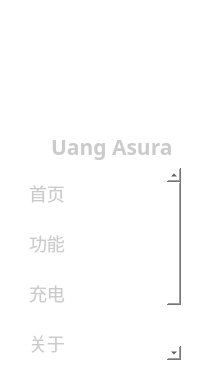
    <widget class="QWidget" name="navWidget" native="true">
     <property name="styleSheet">
      <string notr="true">QWidget{
	background-color: #ffffff;
	border-radius: 10px;
}</string>
     </property>
     <layout class="QVBoxLayout" name="verticalLayout" stretch="1,1,12">
      <item>
       <layout class="QHBoxLayout" name="qHBoxLayout1">
        <item>
         <spacer name="horizontalSpacer1">
          <property name="orientation">
           <enum>Qt::Orientation::Horizontal</enum>
          </property>
          <property name="sizeType">
           <enum>QSizePolicy::Policy::Fixed</enum>
          </property>
          <property name="sizeHint" stdset="0">
           <size>
            <width>10</width>
            <height>20</height>
           </size>
          </property>
         </spacer>
        </item>
        <item>
         <widget class="QLabel" name="logoLabel1">
          <property name="minimumSize">
           <size>
            <width>115</width>
            <height>115</height>
           </size>
          </property>
          <property name="maximumSize">
           <size>
            <width>115</width>
            <height>115</height>
           </size>
          </property>
          <property name="text">
           <string/>
          </property>
          <property name="pixmap">
           <pixmap resource="MainWidget.qrc">:/login/res/login/Login.png</pixmap>
          </property>
          <property name="scaledContents">
           <bool>true</bool>
          </property>
         </widget>
        </item>
        <item>
         <spacer name="horizontalSpacer2">
          <property name="orientation">
           <enum>Qt::Orientation::Horizontal</enum>
          </property>
          <property name="sizeType">
           <enum>QSizePolicy::Policy::Fixed</enum>
          </property>
          <property name="sizeHint" stdset="0">
           <size>
            <width>10</width>
            <height>20</height>
           </size>
          </property>
         </spacer>
        </item>
       </layout>
      </item>
      <item>
       <layout class="QHBoxLayout" name="qHBoxLayout2">
        <item>
         <spacer name="horizontalSpacer3">
          <property name="orientation">
           <enum>Qt::Orientation::Horizontal</enum>
          </property>
          <property name="sizeHint" stdset="0">
           <size>
            <width>40</width>
            <height>20</height>
           </size>
          </property>
         </spacer>
        </item>
        <item>
         <widget class="QLabel" name="titleLabel1">
          <property name="font">
           <font>
            <family>微软雅黑</family>
            <pointsize>16</pointsize>
            <italic>false</italic>
            <bold>true</bold>
           </font>
          </property>
          <property name="styleSheet">
           <string notr="true">QLabel{
	color: #cbcbcb;
	background-color: rgba(255,255,255,0.7);
}</string>
          </property>
          <property name="text">
           <string>Uang Asura</string>
          </property>
         </widget>
        </item>
        <item>
         <spacer name="horizontalSpacer4">
          <property name="orientation">
           <enum>Qt::Orientation::Horizontal</enum>
          </property>
          <property name="sizeHint" stdset="0">
           <size>
            <width>40</width>
            <height>20</height>
           </size>
          </property>
         </spacer>
        </item>
       </layout>
      </item>
      <item>
       <widget class="QListWidget" name="NavListWidget">
        <property name="minimumSize">
         <size>
          <width>170</width>
          <height>0</height>
         </size>
        </property>
        <property name="maximumSize">
         <size>
          <width>170</width>
          <height>16777215</height>
         </size>
        </property>
        <property name="styleSheet">
         <string notr="true">QListWidget{
	background-color: rgba(255,255,255,0.7);
	border: 0px;
	outline: none;		
	font-size: 18px;
}

QListWidget::item{
	height: 50px;
	padding: 0px 15px;
	border-radius: 6px;
	color: #cbcbcb;
}

QListWidget::item:selected{
	background-color: #edf7fe;
	border-right: 2px solid #dc708d;
}</string>
        </property>
        <property name="iconSize">
         <size>
          <width>23</width>
          <height>23</height>
         </size>
        </property>
        <item>
         <property name="text">
          <string>首页</string>
         </property>
         <property name="icon">
          <iconset>
           <selectedoff>:/icons/res/icons/首页.png</selectedoff>
          </iconset>
         </property>
        </item>
        <item>
         <property name="text">
          <string>功能</string>
         </property>
         <property name="icon">
          <iconset>
           <selectedoff>:/icons/res/icons/功能管理.png</selectedoff>
          </iconset>
         </property>
        </item>
        <item>
         <property name="text">
          <string>充电</string>
         </property>
         <property name="icon">
          <iconset>
           <selectedoff>:/icons/res/icons/特点_闪电发货.png</selectedoff>
          </iconset>
         </property>
        </item>
        <item>
         <property name="text">
          <string>关于</string>
         </property>
         <property name="icon">
          <iconset>
           <selectedoff>:/icons/res/icons/关于.png</selectedoff>
          </iconset>
         </property>
        </item>
       </widget>
      </item>
     </layout>
    </widget>
